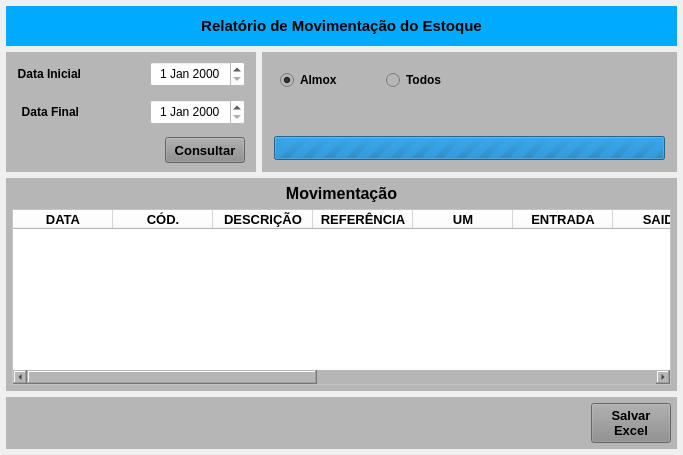
<?xml version="1.0" encoding="UTF-8"?>
<ui version="4.0">
 <class>ConsultaOP</class>
 <widget class="QMainWindow" name="ConsultaOP">
  <property name="geometry">
   <rect>
    <x>0</x>
    <y>0</y>
    <width>683</width>
    <height>455</height>
   </rect>
  </property>
  <property name="sizePolicy">
   <sizepolicy hsizetype="Preferred" vsizetype="Preferred">
    <horstretch>0</horstretch>
    <verstretch>0</verstretch>
   </sizepolicy>
  </property>
  <property name="maximumSize">
   <size>
    <width>16777215</width>
    <height>16777211</height>
   </size>
  </property>
  <property name="windowTitle">
   <string>Movimentação do Estoque</string>
  </property>
  <widget class="QWidget" name="centralwidget">
   <property name="maximumSize">
    <size>
     <width>16777215</width>
     <height>16777215</height>
    </size>
   </property>
   <layout class="QVBoxLayout" name="verticalLayout">
    <property name="leftMargin">
     <number>6</number>
    </property>
    <property name="topMargin">
     <number>6</number>
    </property>
    <property name="rightMargin">
     <number>6</number>
    </property>
    <property name="bottomMargin">
     <number>6</number>
    </property>
    <item>
     <widget class="QWidget" name="widget_cabecalho" native="true">
      <property name="sizePolicy">
       <sizepolicy hsizetype="Preferred" vsizetype="Fixed">
        <horstretch>0</horstretch>
        <verstretch>0</verstretch>
       </sizepolicy>
      </property>
      <property name="minimumSize">
       <size>
        <width>0</width>
        <height>40</height>
       </size>
      </property>
      <property name="maximumSize">
       <size>
        <width>16777215</width>
        <height>40</height>
       </size>
      </property>
      <property name="font">
       <font>
        <pointsize>9</pointsize>
       </font>
      </property>
      <property name="styleSheet">
       <string notr="true">background-color: rgb(0, 170, 255);</string>
      </property>
      <layout class="QHBoxLayout" name="horizontalLayout">
       <property name="spacing">
        <number>6</number>
       </property>
       <property name="leftMargin">
        <number>15</number>
       </property>
       <property name="topMargin">
        <number>6</number>
       </property>
       <property name="rightMargin">
        <number>15</number>
       </property>
       <property name="bottomMargin">
        <number>6</number>
       </property>
       <item>
        <widget class="QLabel" name="label_13">
         <property name="sizePolicy">
          <sizepolicy hsizetype="Minimum" vsizetype="Preferred">
           <horstretch>0</horstretch>
           <verstretch>0</verstretch>
          </sizepolicy>
         </property>
         <property name="minimumSize">
          <size>
           <width>300</width>
           <height>0</height>
          </size>
         </property>
         <property name="font">
          <font>
           <pointsize>11</pointsize>
           <weight>75</weight>
           <bold>true</bold>
          </font>
         </property>
         <property name="text">
          <string>Relatório de Movimentação do Estoque</string>
         </property>
         <property name="alignment">
          <set>Qt::AlignCenter</set>
         </property>
        </widget>
       </item>
      </layout>
     </widget>
    </item>
    <item>
     <widget class="QWidget" name="widget_2" native="true">
      <property name="minimumSize">
       <size>
        <width>0</width>
        <height>120</height>
       </size>
      </property>
      <property name="maximumSize">
       <size>
        <width>16777215</width>
        <height>120</height>
       </size>
      </property>
      <layout class="QHBoxLayout" name="horizontalLayout_2">
       <property name="leftMargin">
        <number>0</number>
       </property>
       <property name="topMargin">
        <number>0</number>
       </property>
       <property name="rightMargin">
        <number>0</number>
       </property>
       <property name="bottomMargin">
        <number>0</number>
       </property>
       <item>
        <widget class="QWidget" name="widget_Cor1" native="true">
         <property name="minimumSize">
          <size>
           <width>250</width>
           <height>0</height>
          </size>
         </property>
         <property name="maximumSize">
          <size>
           <width>250</width>
           <height>16777215</height>
          </size>
         </property>
         <property name="styleSheet">
          <string notr="true">background-color: rgb(182, 182, 182);</string>
         </property>
         <layout class="QVBoxLayout" name="verticalLayout_2">
          <property name="leftMargin">
           <number>6</number>
          </property>
          <property name="topMargin">
           <number>6</number>
          </property>
          <property name="rightMargin">
           <number>6</number>
          </property>
          <property name="bottomMargin">
           <number>6</number>
          </property>
          <item>
           <widget class="QWidget" name="widget_6" native="true">
            <layout class="QHBoxLayout" name="horizontalLayout_3">
             <property name="spacing">
              <number>5</number>
             </property>
             <property name="leftMargin">
              <number>5</number>
             </property>
             <property name="topMargin">
              <number>3</number>
             </property>
             <property name="rightMargin">
              <number>5</number>
             </property>
             <property name="bottomMargin">
              <number>3</number>
             </property>
             <item>
              <widget class="QLabel" name="label">
               <property name="font">
                <font>
                 <pointsize>9</pointsize>
                 <weight>75</weight>
                 <bold>true</bold>
                </font>
               </property>
               <property name="text">
                <string>Data Inicial</string>
               </property>
               <property name="alignment">
                <set>Qt::AlignRight|Qt::AlignTrailing|Qt::AlignVCenter</set>
               </property>
              </widget>
             </item>
             <item>
              <widget class="QLabel" name="label_7">
               <property name="text">
                <string/>
               </property>
              </widget>
             </item>
             <item>
              <widget class="QDateEdit" name="date_Inicio">
               <property name="sizePolicy">
                <sizepolicy hsizetype="Preferred" vsizetype="Preferred">
                 <horstretch>0</horstretch>
                 <verstretch>0</verstretch>
                </sizepolicy>
               </property>
               <property name="font">
                <font>
                 <pointsize>9</pointsize>
                </font>
               </property>
               <property name="styleSheet">
                <string notr="true">background-color: rgb(255, 255, 255);</string>
               </property>
               <property name="alignment">
                <set>Qt::AlignCenter</set>
               </property>
              </widget>
             </item>
            </layout>
           </widget>
          </item>
          <item>
           <widget class="QWidget" name="widget_7" native="true">
            <layout class="QHBoxLayout" name="horizontalLayout_4">
             <property name="spacing">
              <number>5</number>
             </property>
             <property name="leftMargin">
              <number>5</number>
             </property>
             <property name="topMargin">
              <number>3</number>
             </property>
             <property name="rightMargin">
              <number>5</number>
             </property>
             <property name="bottomMargin">
              <number>3</number>
             </property>
             <item>
              <widget class="QLabel" name="label_2">
               <property name="font">
                <font>
                 <pointsize>9</pointsize>
                 <weight>75</weight>
                 <bold>true</bold>
                </font>
               </property>
               <property name="text">
                <string>Data Final</string>
               </property>
               <property name="alignment">
                <set>Qt::AlignRight|Qt::AlignTrailing|Qt::AlignVCenter</set>
               </property>
              </widget>
             </item>
             <item>
              <widget class="QLabel" name="label_8">
               <property name="text">
                <string/>
               </property>
              </widget>
             </item>
             <item>
              <widget class="QDateEdit" name="date_Final">
               <property name="sizePolicy">
                <sizepolicy hsizetype="Preferred" vsizetype="Preferred">
                 <horstretch>0</horstretch>
                 <verstretch>0</verstretch>
                </sizepolicy>
               </property>
               <property name="font">
                <font>
                 <pointsize>9</pointsize>
                </font>
               </property>
               <property name="styleSheet">
                <string notr="true">background-color: rgb(255, 255, 255);</string>
               </property>
               <property name="alignment">
                <set>Qt::AlignCenter</set>
               </property>
              </widget>
             </item>
            </layout>
           </widget>
          </item>
          <item>
           <widget class="QWidget" name="widget_8" native="true">
            <layout class="QHBoxLayout" name="horizontalLayout_5">
             <property name="spacing">
              <number>5</number>
             </property>
             <property name="leftMargin">
              <number>5</number>
             </property>
             <property name="topMargin">
              <number>3</number>
             </property>
             <property name="rightMargin">
              <number>5</number>
             </property>
             <property name="bottomMargin">
              <number>3</number>
             </property>
             <item>
              <widget class="QLabel" name="label_3">
               <property name="text">
                <string/>
               </property>
              </widget>
             </item>
             <item>
              <widget class="QPushButton" name="btn_Conultar">
               <property name="sizePolicy">
                <sizepolicy hsizetype="Preferred" vsizetype="Preferred">
                 <horstretch>0</horstretch>
                 <verstretch>0</verstretch>
                </sizepolicy>
               </property>
               <property name="minimumSize">
                <size>
                 <width>80</width>
                 <height>0</height>
                </size>
               </property>
               <property name="maximumSize">
                <size>
                 <width>80</width>
                 <height>16777215</height>
                </size>
               </property>
               <property name="font">
                <font>
                 <pointsize>10</pointsize>
                 <weight>75</weight>
                 <bold>true</bold>
                </font>
               </property>
               <property name="cursor">
                <cursorShape>PointingHandCursor</cursorShape>
               </property>
               <property name="styleSheet">
                <string notr="true">background-color: rgb(141, 141, 141);</string>
               </property>
               <property name="text">
                <string>Consultar</string>
               </property>
              </widget>
             </item>
            </layout>
           </widget>
          </item>
         </layout>
        </widget>
       </item>
       <item>
        <widget class="QWidget" name="widget_5" native="true">
         <property name="styleSheet">
          <string notr="true">background-color: rgb(182, 182, 182);</string>
         </property>
         <layout class="QVBoxLayout" name="verticalLayout_3">
          <item>
           <widget class="QWidget" name="widget" native="true">
            <layout class="QHBoxLayout" name="horizontalLayout_8">
             <item>
              <widget class="QRadioButton" name="radio_Almox">
               <property name="sizePolicy">
                <sizepolicy hsizetype="Preferred" vsizetype="Preferred">
                 <horstretch>0</horstretch>
                 <verstretch>0</verstretch>
                </sizepolicy>
               </property>
               <property name="minimumSize">
                <size>
                 <width>100</width>
                 <height>0</height>
                </size>
               </property>
               <property name="maximumSize">
                <size>
                 <width>100</width>
                 <height>16777215</height>
                </size>
               </property>
               <property name="font">
                <font>
                 <pointsize>9</pointsize>
                 <weight>75</weight>
                 <bold>true</bold>
                </font>
               </property>
               <property name="text">
                <string>Almox</string>
               </property>
               <property name="checked">
                <bool>true</bool>
               </property>
              </widget>
             </item>
             <item>
              <widget class="QRadioButton" name="radio_Todos">
               <property name="sizePolicy">
                <sizepolicy hsizetype="Preferred" vsizetype="Preferred">
                 <horstretch>0</horstretch>
                 <verstretch>0</verstretch>
                </sizepolicy>
               </property>
               <property name="minimumSize">
                <size>
                 <width>100</width>
                 <height>0</height>
                </size>
               </property>
               <property name="maximumSize">
                <size>
                 <width>100</width>
                 <height>16777215</height>
                </size>
               </property>
               <property name="font">
                <font>
                 <pointsize>9</pointsize>
                 <weight>75</weight>
                 <bold>true</bold>
                </font>
               </property>
               <property name="text">
                <string>Todos</string>
               </property>
               <property name="checked">
                <bool>false</bool>
               </property>
              </widget>
             </item>
             <item>
              <widget class="QLabel" name="label_4">
               <property name="text">
                <string/>
               </property>
              </widget>
             </item>
            </layout>
           </widget>
          </item>
          <item>
           <widget class="QLabel" name="label_Msg">
            <property name="font">
             <font>
              <pointsize>10</pointsize>
              <weight>75</weight>
              <bold>true</bold>
             </font>
            </property>
            <property name="text">
             <string/>
            </property>
           </widget>
          </item>
          <item>
           <widget class="QWidget" name="widget_Progress" native="true">
            <property name="minimumSize">
             <size>
              <width>0</width>
              <height>30</height>
             </size>
            </property>
            <property name="maximumSize">
             <size>
              <width>16777215</width>
              <height>30</height>
             </size>
            </property>
            <property name="styleSheet">
             <string notr="true">background-color: rgb(182, 182, 182);</string>
            </property>
            <layout class="QHBoxLayout" name="horizontalLayout_7">
             <property name="leftMargin">
              <number>3</number>
             </property>
             <property name="topMargin">
              <number>3</number>
             </property>
             <property name="rightMargin">
              <number>3</number>
             </property>
             <property name="bottomMargin">
              <number>3</number>
             </property>
             <item>
              <widget class="QProgressBar" name="progressBar">
               <property name="sizePolicy">
                <sizepolicy hsizetype="Preferred" vsizetype="Preferred">
                 <horstretch>0</horstretch>
                 <verstretch>0</verstretch>
                </sizepolicy>
               </property>
               <property name="maximum">
                <number>0</number>
               </property>
               <property name="value">
                <number>0</number>
               </property>
              </widget>
             </item>
            </layout>
           </widget>
          </item>
         </layout>
        </widget>
       </item>
      </layout>
     </widget>
    </item>
    <item>
     <widget class="QWidget" name="widget_Cor2" native="true">
      <property name="styleSheet">
       <string notr="true">background-color: rgb(182, 182, 182);</string>
      </property>
      <layout class="QVBoxLayout" name="verticalLayout_4">
       <property name="leftMargin">
        <number>6</number>
       </property>
       <property name="topMargin">
        <number>6</number>
       </property>
       <property name="rightMargin">
        <number>6</number>
       </property>
       <property name="bottomMargin">
        <number>6</number>
       </property>
       <item>
        <widget class="QLabel" name="label_Titulo">
         <property name="font">
          <font>
           <pointsize>12</pointsize>
           <weight>75</weight>
           <bold>true</bold>
          </font>
         </property>
         <property name="text">
          <string>Movimentação</string>
         </property>
         <property name="alignment">
          <set>Qt::AlignCenter</set>
         </property>
        </widget>
       </item>
       <item>
        <widget class="QTableWidget" name="table_OP">
         <property name="font">
          <font>
           <pointsize>8</pointsize>
          </font>
         </property>
         <property name="styleSheet">
          <string notr="true">background-color: rgb(255, 255, 255);</string>
         </property>
         <column>
          <property name="text">
           <string>DATA</string>
          </property>
          <property name="font">
           <font>
            <family>Segoe UI</family>
            <pointsize>10</pointsize>
            <weight>75</weight>
            <bold>true</bold>
           </font>
          </property>
          <property name="textAlignment">
           <set>AlignCenter</set>
          </property>
         </column>
         <column>
          <property name="text">
           <string>CÓD.</string>
          </property>
          <property name="font">
           <font>
            <family>Segoe UI</family>
            <pointsize>10</pointsize>
            <weight>75</weight>
            <bold>true</bold>
           </font>
          </property>
          <property name="textAlignment">
           <set>AlignCenter</set>
          </property>
         </column>
         <column>
          <property name="text">
           <string>DESCRIÇÃO</string>
          </property>
          <property name="font">
           <font>
            <pointsize>10</pointsize>
            <weight>75</weight>
            <bold>true</bold>
           </font>
          </property>
          <property name="textAlignment">
           <set>AlignCenter</set>
          </property>
         </column>
         <column>
          <property name="text">
           <string>REFERÊNCIA</string>
          </property>
          <property name="font">
           <font>
            <pointsize>10</pointsize>
            <weight>75</weight>
            <bold>true</bold>
           </font>
          </property>
          <property name="textAlignment">
           <set>AlignCenter</set>
          </property>
         </column>
         <column>
          <property name="text">
           <string>UM</string>
          </property>
          <property name="font">
           <font>
            <pointsize>10</pointsize>
            <weight>75</weight>
            <bold>true</bold>
           </font>
          </property>
          <property name="textAlignment">
           <set>AlignCenter</set>
          </property>
         </column>
         <column>
          <property name="text">
           <string>ENTRADA</string>
          </property>
          <property name="font">
           <font>
            <pointsize>10</pointsize>
            <weight>75</weight>
            <bold>true</bold>
           </font>
          </property>
          <property name="textAlignment">
           <set>AlignCenter</set>
          </property>
         </column>
         <column>
          <property name="text">
           <string>SAIDA</string>
          </property>
          <property name="font">
           <font>
            <pointsize>10</pointsize>
            <weight>75</weight>
            <bold>true</bold>
           </font>
          </property>
          <property name="textAlignment">
           <set>AlignCenter</set>
          </property>
         </column>
         <column>
          <property name="text">
           <string>SALDO</string>
          </property>
          <property name="font">
           <font>
            <family>MS Shell Dlg 2</family>
            <pointsize>10</pointsize>
            <weight>75</weight>
            <bold>true</bold>
           </font>
          </property>
          <property name="textAlignment">
           <set>AlignCenter</set>
          </property>
         </column>
         <column>
          <property name="text">
           <string>OS/NF/CI</string>
          </property>
          <property name="font">
           <font>
            <pointsize>10</pointsize>
            <weight>75</weight>
            <bold>true</bold>
           </font>
          </property>
          <property name="textAlignment">
           <set>AlignCenter</set>
          </property>
         </column>
         <column>
          <property name="text">
           <string>CFOP</string>
          </property>
          <property name="font">
           <font>
            <pointsize>10</pointsize>
            <weight>75</weight>
            <bold>true</bold>
           </font>
          </property>
          <property name="textAlignment">
           <set>AlignCenter</set>
          </property>
         </column>
         <column>
          <property name="text">
           <string>LOCAL</string>
          </property>
          <property name="font">
           <font>
            <pointsize>10</pointsize>
            <weight>75</weight>
            <bold>true</bold>
           </font>
          </property>
          <property name="textAlignment">
           <set>AlignCenter</set>
          </property>
         </column>
         <column>
          <property name="text">
           <string>SOLICITANTE</string>
          </property>
          <property name="font">
           <font>
            <pointsize>10</pointsize>
            <weight>75</weight>
            <bold>true</bold>
           </font>
          </property>
          <property name="textAlignment">
           <set>AlignCenter</set>
          </property>
         </column>
         <column>
          <property name="text">
           <string>OBS</string>
          </property>
          <property name="font">
           <font>
            <pointsize>10</pointsize>
            <weight>75</weight>
            <bold>true</bold>
           </font>
          </property>
          <property name="textAlignment">
           <set>AlignCenter</set>
          </property>
         </column>
        </widget>
       </item>
      </layout>
     </widget>
    </item>
    <item>
     <widget class="QWidget" name="widget_Cor3" native="true">
      <property name="styleSheet">
       <string notr="true">background-color: rgb(182, 182, 182);</string>
      </property>
      <layout class="QHBoxLayout" name="horizontalLayout_6">
       <property name="leftMargin">
        <number>6</number>
       </property>
       <property name="topMargin">
        <number>6</number>
       </property>
       <property name="rightMargin">
        <number>6</number>
       </property>
       <property name="bottomMargin">
        <number>6</number>
       </property>
       <item>
        <widget class="QLabel" name="label_6">
         <property name="text">
          <string/>
         </property>
        </widget>
       </item>
       <item>
        <widget class="QLabel" name="label_Excel">
         <property name="font">
          <font>
           <pointsize>9</pointsize>
           <weight>75</weight>
           <bold>true</bold>
          </font>
         </property>
         <property name="text">
          <string/>
         </property>
         <property name="alignment">
          <set>Qt::AlignRight|Qt::AlignTrailing|Qt::AlignVCenter</set>
         </property>
        </widget>
       </item>
       <item>
        <widget class="QPushButton" name="btn_Salvar">
         <property name="minimumSize">
          <size>
           <width>80</width>
           <height>40</height>
          </size>
         </property>
         <property name="maximumSize">
          <size>
           <width>80</width>
           <height>40</height>
          </size>
         </property>
         <property name="font">
          <font>
           <pointsize>10</pointsize>
           <weight>75</weight>
           <bold>true</bold>
          </font>
         </property>
         <property name="cursor">
          <cursorShape>PointingHandCursor</cursorShape>
         </property>
         <property name="styleSheet">
          <string notr="true">background-color: rgb(141, 141, 141);</string>
         </property>
         <property name="text">
          <string>Salvar
Excel</string>
         </property>
        </widget>
       </item>
      </layout>
     </widget>
    </item>
   </layout>
  </widget>
 </widget>
 <resources/>
 <connections/>
</ui>
